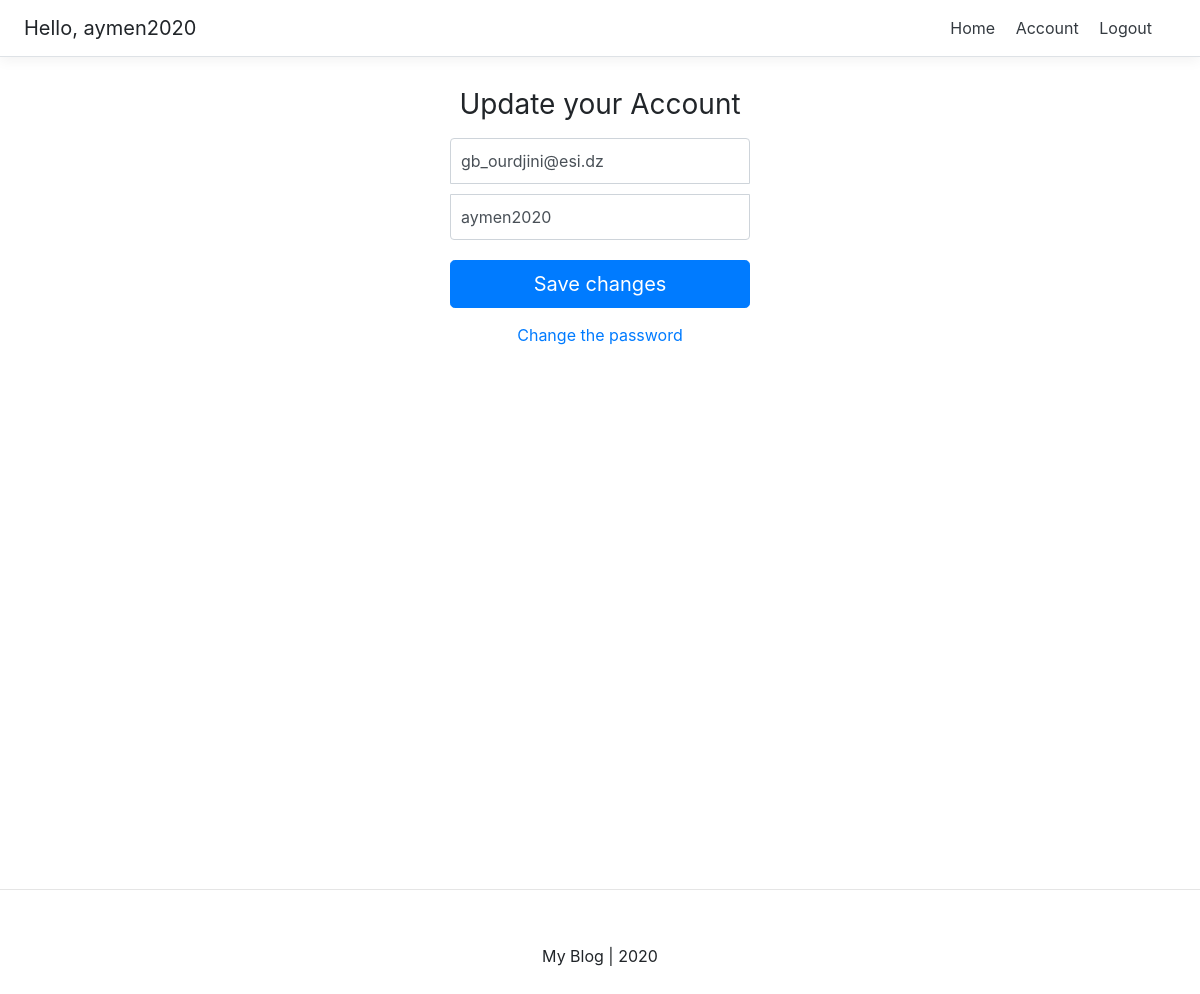
Screenshot of /account/ (signed in) with the database file from the repository.
### account/models.py (models this page shows, shortened)
class Account(AbstractBaseUser):
	email					= models.EmailField(verbose_name="email",max_length=60,unique=True)
	username				= models.CharField(max_length=30, unique=True)
	date_joined				= models.DateTimeField(verbose_name="date joined",auto_now_add=True)
	last_login				= models.DateTimeField(verbose_name="last login",auto_now=True)
	is_admin				= models.BooleanField(default=False)
	is_active				= models.BooleanField(default=True)
	is_staff				= models.BooleanField(default=False)
	is_superuser			= models.BooleanField(default=False)
	USERNAME_FIELD		= 'email'
	REQUIRED_FIELDS		= ['username',]
	objects = MyAccountManager()

### account/views.py (the view)
# urls.py: path('account/',account_view,name='account'),
def account_view(request):
	context = {}
	if not request.user.is_authenticated:
		return redirect('login')
	if request.POST:
		form = AccountUpdateForm(request.POST,instance=request.user)
		if form.is_valid():
			form.initial = {
				"email" : request.POST['email'],
				"username" : request.POST['username']
			}
			form.save()
			context['success_messaage'] = "Account updated"
	else:
		form = AccountUpdateForm(
			initial = {
				"email" : request.user.email,
				"username" : request.user.username
			}
		)
	context["account_form"] = form
	return render(request,"account/account.html",context)

### account/forms.py (shortened to what this page needs)
class AccountUpdateForm(forms.ModelForm):
	class Meta:
		model = Account
		fields = ('email','username')

### account/templates/account/account.html (shortened to what this page needs)
{% extends 'base.html'  %}
{% block content %}
    <div class="text-center">
        <form class="form-signin" method="post">{% csrf_token %}
            <h1 class="h3 mb-3 font-weight-normal">Update your Account</h1>
            <input type="email" id="inputEmail" class="form-control" placeholder="Email address" value="{{account_form.initial.email}}"  name="email" required autofocus>
            <input type="text" id="inputUsername" class="form-control" placeholder="Password" value="{{account_form.initial.username}}"  name="username" required>
            <button id="submitButton" class="btn btn-lg btn-primary btn-block" type="submit">Save changes</button>
        </form>
        <div class="d-flex flex-column">
            <a href="{% url 'password_change' %}" class="m-auto">Change the password</a>
        </div>
    </div>
{% endblock content %}

### templates/snippets/header.html (shortened to what this page needs)
<link rel="stylesheet" href="https://stackpath.bootstrapcdn.com/bootstrap/4.5.2/css/bootstrap.min.css">
<link rel="stylesheet" type="text/css" href="">
<div class="d-flex flex-column flex-md-row align-items-center p-3 px-md-4 mb-3 bg-white border-bottom box-shadow">
    <h5 class="my-0 mr-md-auto font-weight-normal">
        {% if request.user.is_authenticated %}
            Hello, {{request.user.username}}
        {% endif %}
    </h5>
    <nav class="my-2 my-md-0 mr-md-3">
        {% if request.user.is_authenticated %}
            <a class="p-2 text-dark" href="{% url 'home' %}">Home</a>
            <a class="p-2 text-dark" href="{% url 'account' %}">Account</a>
            <a class="p-2 text-dark" href="{% url 'logout' %}">Logout</a>
        {% else %}
            <a class="p-2 text-dark" href="{% url 'home' %}">Home</a>
            <a class="p-2 text-dark" href="{% url 'login' %}">Login</a>
            <a class="btn btn-outline-primary" href="{% url 'register' %}">Register</a>
        {% endif %}
    </nav>
</div>

### templates/snippets/header.html (style rules this page uses)
@media (min-width: 768px) { html { font-size: 16px; } }
.border-bottom { border-bottom: 1px solid #e5e5e5; }
.box-shadow { box-shadow: 0 .25rem .75rem rgba(0, 0, 0, .05); }

### account/templates/account/account.html (style rules this page uses)
.form-signin { width: 100%; max-width: 330px; padding: 15px; margin: 0 auto; }
.form-signin .form-control { position: relative; box-sizing: border-box; height: auto; padding: 10px; font-size: 16px; }
.form-signin input[type="email"] { margin-bottom: 10px; border-bottom-right-radius: 0; border-bottom-left-radius: 0; }
.form-signin input[type="text"] { margin-bottom: 10px; border-top-left-radius: 0; border-top-right-radius: 0; }
#submitButton { margin-top: 20px }

### rows the page displays
Account: user.username "aymen2020", email "gb_ourdjini@esi.dz", username "aymen2020"
